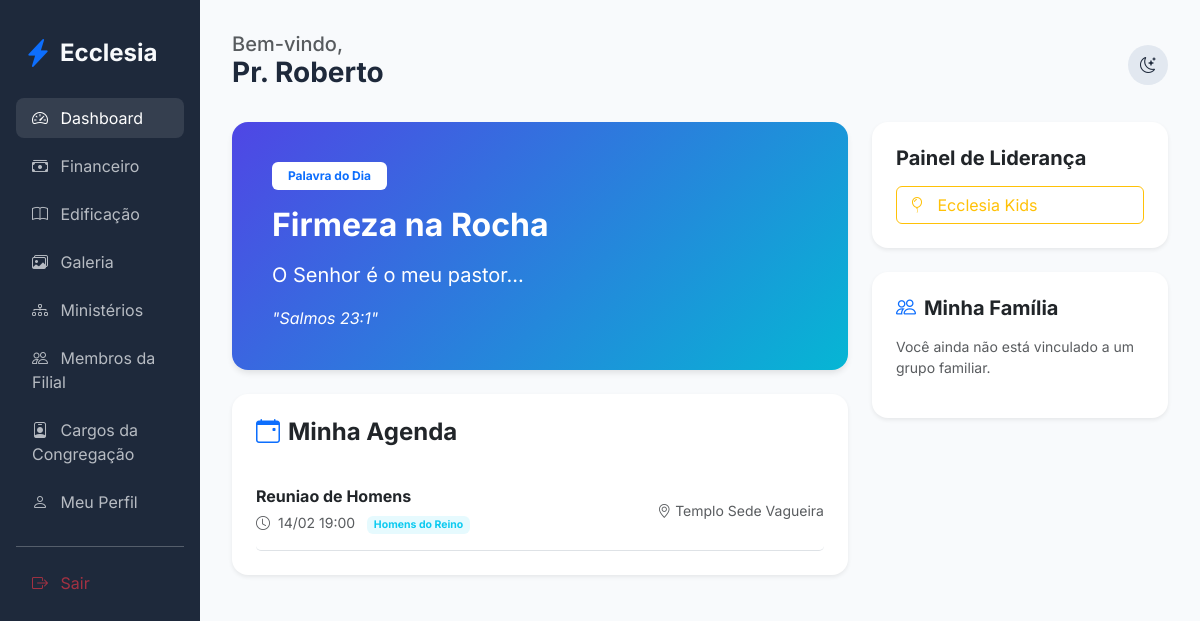
/members/dashboard (signed in), run on an earlier commit of the app's database.
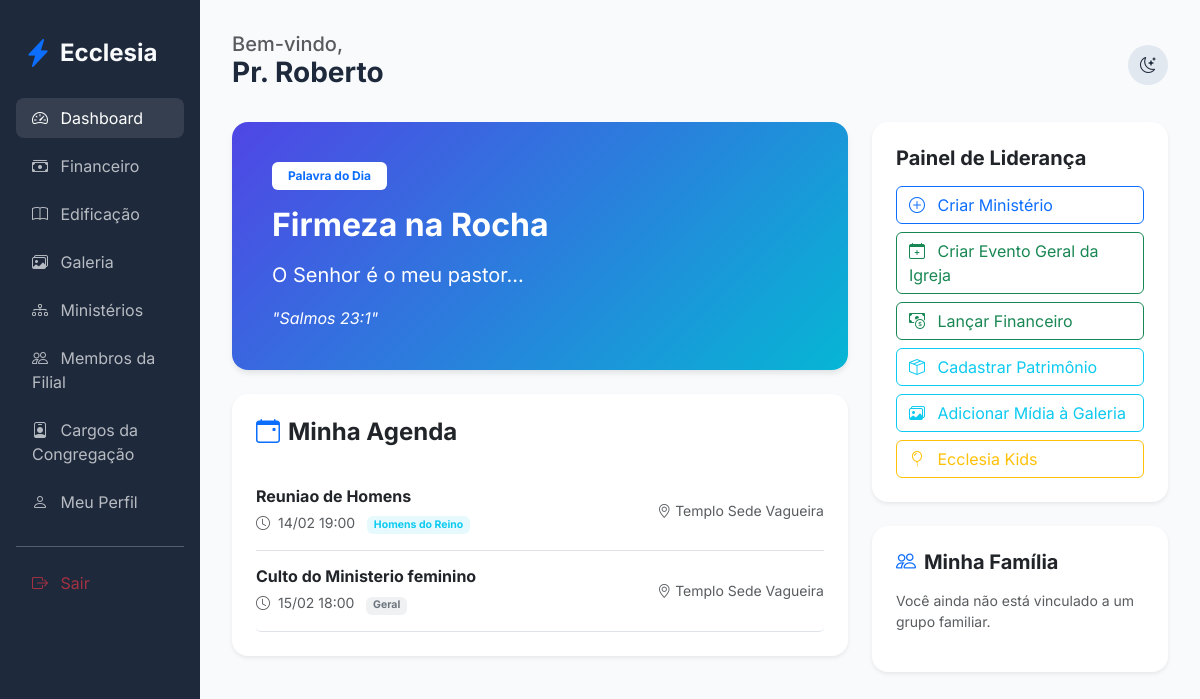
And on a later commit of the database.
### app/core/models.py (models this page shows, shortened)
class User(db.Model, UserMixin):
    id = db.Column(db.Integer, primary_key=True)
    name = db.Column(db.String(100), nullable=False)
    email = db.Column(db.String(120), unique=True, nullable=False)
    password_hash = db.Column(db.String(128))
    birth_date = db.Column(db.Date)
    gender = db.Column(db.String(20))
    documents = db.Column(db.String(200)) # Flexível para diferentes países
    address = db.Column(db.Text)
    phone = db.Column(db.String(50))
    status = db.Column(db.String(20), default='pending') # pending, active, rejected
    is_ministry_leader = db.Column(db.Boolean, default=False)
    church_id = db.Column(db.Integer, db.ForeignKey('church.id'))
    family_id = db.Column(db.Integer, db.ForeignKey('family.id'), nullable=True)
    church_role_id = db.Column(db.Integer, db.ForeignKey('church_role.id'), nullable=True)
    ministries = db.relationship('Ministry', secondary=member_ministries, backref=db.backref('members', lazy='dynamic'))
    can_manage_ministries = db.Column(db.Boolean, default=False)
    can_manage_media = db.Column(db.Boolean, default=False)
    can_publish_devotionals = db.Column(db.Boolean, default=False)
    can_approve_members = db.Column(db.Boolean, default=False)
    can_manage_finance = db.Column(db.Boolean, default=False)
    can_manage_kids = db.Column(db.Boolean, default=False)
    can_manage_events = db.Column(db.Boolean, default=False)  # para eventos gerais

class Devotional(db.Model):
    id = db.Column(db.Integer, primary_key=True)
    title = db.Column(db.String(200))
    content = db.Column(db.Text, nullable=False)
    verse = db.Column(db.String(200))
    date = db.Column(db.Date, default=datetime.utcnow().date)

class Event(db.Model):
    id = db.Column(db.Integer, primary_key=True)
    title = db.Column(db.String(100), nullable=False)
    description = db.Column(db.Text)
    start_time = db.Column(db.DateTime, nullable=False)
    location = db.Column(db.String(200))
    ministry_id = db.Column(db.Integer, db.ForeignKey('ministry.id'), nullable=True) # Se nulo, é evento geral da igreja
    church_id = db.Column(db.Integer, db.ForeignKey('church.id'))
    recurrence = db.Column(db.String(20), default='none')  # 'none', 'weekly', 'monthly', 'quarterly'

class Ministry(db.Model):
    id = db.Column(db.Integer, primary_key=True)
    name = db.Column(db.String(100), nullable=False)
    description = db.Column(db.Text)
    church_id = db.Column(db.Integer, db.ForeignKey('church.id'))
    leader_id = db.Column(db.Integer, db.ForeignKey('user.id'), nullable=True)
    events = db.relationship('Event', backref='ministry', lazy=True)
    leader = db.relationship('User', foreign_keys=[leader_id])

### app/modules/members/routes.py (the view)
@members_bp.route('/dashboard')
@login_required
def dashboard():
    latest_devotional = Devotional.query.order_by(Devotional.date.desc()).first()
    recent_studies = Study.query.order_by(Study.created_at.desc()).limit(3).all()
    ministry_ids = [m.id for m in current_user.ministries]
    personal_agenda = Event.query.filter(
        (Event.church_id == current_user.church_id) &
        ((Event.ministry_id == None) | (Event.ministry_id.in_(ministry_ids)))
    ).order_by(Event.start_time.asc()).all()
    pending_members = []
    if can_manage_members():
        pending_members = User.query.filter_by(
            church_id=current_user.church_id, status='pending'
        ).all()
    return render_template(
        'members/dashboard.html',
        devotional=latest_devotional,
        studies=recent_studies,
        agenda=personal_agenda,
        pending_members=pending_members,
        datetime=datetime
    )

### app/modules/members/routes.py (called while the page is built)
def can_manage_members():
    return current_user.can_approve_members or (
        current_user.church_role and current_user.church_role.name in ['Administrador Global', 'Pastor Líder']
    )

### app/templates/members/dashboard.html (shortened to what this page needs)
{% extends "base.html" %}
{% block content %}
<div class="row g-4">
    <div class="col-lg-8">
        <div class="card devotional-card border-0 p-4 mb-4">
            <div class="card-body">
                <span class="badge bg-white text-primary px-3 py-2 mb-3">Palavra do Dia</span>
                {% if devotional and devotional.date == datetime.utcnow().date() %}
                    <h2 class="fw-bold mb-3">{{ devotional.title }}</h2>
                    <p class="fs-5 opacity-90">{{ devotional.content | safe }}</p>
                    {% if devotional.verse %}
                    <p class="fst-italic mt-3 mb-0">"{{ devotional.verse }}"</p>
                    {% endif %}
                {% endif %}
            </div>
        </div>
        <div class="card border-0 shadow-sm p-4">
            <h4 class="fw-bold mb-4"><i class="bi bi-calendar-event me-2 text-primary"></i>Minha Agenda</h4>
            <div class="list-group list-group-flush">
                {% for event in agenda %}
                <div class="list-group-item px-0 py-3 border-0 border-bottom">
                    <div class="d-flex justify-content-between align-items-center">
                        <div>
                            <h6 class="fw-bold mb-1">{{ event.title }}</h6>
                            <small class="text-muted">
                                <i class="bi bi-clock me-1"></i> {{ event.start_time.strftime('%d/%m %H:%M') }}
                                {% if event.ministry %}
                                <span class="badge bg-info bg-opacity-10 text-info ms-2">{{ event.ministry.name }}</span>
                                {% else %}
                                <span class="badge bg-secondary bg-opacity-10 text-secondary ms-2">Geral</span>
                                {% endif %}
                            </small>
                        </div>
                        <div class="text-end">
                            <small class="d-block text-muted"><i class="bi bi-geo-alt"></i> {{ event.location }}</small>
                        </div>
                    </div>
                </div>
                {% else %}
                <p class="text-muted">Nenhum evento agendado para você.</p>
                {% endfor %}
            </div>
        </div>
    </div>
    <div class="col-lg-4">
        <div class="card border-0 shadow-sm p-4 mb-4">
            <h5 class="fw-bold mb-3">Painel de Liderança</h5>
            <div class="d-grid gap-2">
                {% if current_user.can_manage_ministries %}
                <a href="{{ url_for('members.add_ministry') }}" class="btn btn-outline-primary text-start">
                    <i class="bi bi-plus-circle me-2"></i> Criar Ministério
                </a>
                {% endif %}
                {% if current_user.can_manage_events or current_user.can_manage_ministries %}
                <a href="{{ url_for('members.add_general_event') }}" class="btn btn-outline-success text-start">
                    <i class="bi bi-calendar-plus me-2"></i> Criar Evento Geral da Igreja
                </a>
                {% endif %}
                {% if current_user.can_manage_finance %}
                <a href="{{ url_for('finance.add_transaction') }}" class="btn btn-outline-success text-start">
                    <i class="bi bi-cash-coin me-2"></i> Lançar Financeiro
                </a>
                <a href="{{ url_for('finance.add_asset') }}" class="btn btn-outline-info text-start">
                    <i class="bi bi-box-seam me-2"></i> Cadastrar Patrimônio
                </a>
                {% endif %}
                {% if current_user.can_manage_media %}
                <a href="{{ url_for('edification.upload_media') }}" class="btn btn-outline-info text-start">
                    <i class="bi bi-images me-2"></i> Adicionar Mídia à Galeria
                </a>
                {% endif %}
                <a href="{{ url_for('edification.kids') }}" class="btn btn-outline-warning text-start">
                    <i class="bi bi-balloon me-2"></i> Ecclesia Kids
                </a>
            </div>
        </div>
        <div class="card border-0 shadow-sm p-4">
            <h5 class="fw-bold mb-3"><i class="bi bi-people me-2 text-primary"></i>Minha Família</h5>
            {% if current_user.family_group %}
                <p class="text-muted small mb-3">Grupo: <strong>{{ current_user.family_group.name }}</strong></p>
                <div class="list-group list-group-flush">
                    {% for member in current_user.family_group.users %}
                    <div class="list-group-item px-0 py-2 border-0 small">
                        <i class="bi bi-person-circle me-2"></i> {{ member.name }}
                        {% if member.id == current_user.id %}<span class="badge bg-light text-dark ms-1">Você</span>{% endif %}
                    </div>
                    {% endfor %}
                </div>
            {% else %}
                <p class="text-muted small">Você ainda não está vinculado a um grupo familiar.</p>
            {% endif %}
        </div>
    </div>
</div>
{% endblock %}

### app/templates/base.html (shortened to what this page needs)
<!DOCTYPE html>
<html lang="pt-BR">
<head>
    <link href="https://cdn.jsdelivr.net/npm/bootstrap@5.3.0/dist/css/bootstrap.min.css" rel="stylesheet">
    <link href="https://cdn.jsdelivr.net/npm/bootstrap-icons@1.10.0/font/bootstrap-icons.css" rel="stylesheet">
    <link rel="stylesheet" href="{{ url_for('static', filename='css/premium.css') }}">
</head>
<body>
    <div class="container-fluid">
        <div class="row">
            {% if current_user.is_authenticated %}
            <div class="col-md-3 col-lg-2 sidebar d-none d-md-block">
                <div class="d-flex align-items-center mb-4 px-2">
                    <i class="bi bi-lightning-charge-fill text-primary fs-3 me-2"></i>
                    <h4 class="mb-0 fw-bold">Ecclesia</h4>
                </div>
                <nav class="nav flex-column">
                    <a class="nav-link {{ 'active' if request.endpoint == 'members.dashboard' }}" href="{{ url_for('members.dashboard') }}">
                        <i class="bi bi-speedometer2 me-2"></i> Dashboard
                    </a>
                    <a class="nav-link {{ 'active' if 'finance' in request.endpoint }}" href="{{ url_for('finance.dashboard') }}">
                        <i class="bi bi-cash-stack me-2"></i> Financeiro
                    </a>
                    <a class="nav-link {{ 'active' if 'edification' in request.endpoint }}" href="{{ url_for('edification.studies') }}">
                        <i class="bi bi-book me-2"></i> Edificação
                    </a>
                    <a class="nav-link {{ 'active' if 'gallery' in request.endpoint }}" href="{{ url_for('edification.gallery') }}">
                        <i class="bi bi-images me-2"></i> Galeria
                    </a>
                    <a class="nav-link {{ 'active' if 'ministries' in request.endpoint }}" href="{{ url_for('members.list_ministries') }}">
                        <i class="bi bi-diagram-3 me-2"></i> Ministérios
                    </a>
                    {% if current_user.can_approve_members or (current_user.church_role and current_user.church_role.name in ['Administrador Global', 'Pastor Líder']) %}
                    <a class="nav-link {{ 'active' if 'church_members' in request.endpoint }}" href="{{ url_for('members.church_members') }}">
                        <i class="bi bi-people me-2"></i> Membros da Filial
                    </a>
                    {% endif %}
                    {% if current_user.can_approve_members or (current_user.church_role and current_user.church_role.name in ['Administrador Global', 'Pastor Líder']) %}
                    <a class="nav-link {{ 'active' if 'roles' in request.endpoint }}" href="{{ url_for('admin.list_roles') }}">
                        <i class="bi bi-person-badge me-2"></i> Cargos da Congregação
                    </a>
                    {% endif %}
                    <a class="nav-link" href="{{ url_for('members.profile') }}">
                        <i class="bi bi-person me-2"></i> Meu Perfil
                    </a>
                    <hr class="my-3 opacity-25">
                    <a class="nav-link text-danger" href="{{ url_for('auth.logout') }}">
                        <i class="bi bi-box-arrow-right me-2"></i> Sair
                    </a>
                </nav>
            </div>
            {% endif %}
            <div class="col-md-9 col-lg-10 main-content {{ 'mx-auto' if not current_user.is_authenticated }}">
                <header class="d-flex justify-content-between align-items-center mb-4">
                    <div>
                        {% if current_user.is_authenticated %}
                        <h5 class="text-muted mb-0">Bem-vindo,</h5>
                        <h3 class="fw-bold">{{ current_user.name }}</h3>
                        {% endif %}
                    </div>
                    <div class="d-flex align-items-center gap-3">
                        <div class="theme-toggle" onclick="toggleTheme()">
                            <i class="bi bi-moon-stars" id="theme-icon"></i>
                        </div>
                    </div>
                </header>
                {% block content %}{% endblock %}
            </div>
        </div>
    </div>
</body>
</html>

### app/static/css/premium.css (style rules this page uses)
:root { --primary: #4f46e5; --primary-hover: #4338ca; --secondary: #64748b; --success: #10b981; --danger: #ef4444; --warning: #f59e0b; --info: #06b6d4; --bg-main: #f8fafc; --bg-card: #ffffff; --text-main: #1e293b; --text-muted: #64748b; --border: #e2e8f0; --sidebar-bg: #1e293b; --sidebar-text: #f8fafc; --input-bg: #ffffff; }
body { font-family: 'Inter', sans-serif; background-color: var(--bg-main); color: var(--text-main); transition: all 0.3s ease; }
.sidebar { background-color: var(--sidebar-bg); color: var(--sidebar-text); min-height: 100vh; padding: 2rem 1rem; }
.nav-link { color: var(--sidebar-text); opacity: 0.7; transition: all 0.2s; border-radius: 0.5rem; margin-bottom: 0.5rem; }
.nav-link:hover, .nav-link.active { opacity: 1; background-color: rgba(255,255,255,0.1); color: white; }
.main-content { padding: 2rem; }
.card { background-color: var(--bg-card); border: 1px solid var(--border); border-radius: 1rem; box-shadow: 0 4px 6px -1px rgb(0 0 0 / 0.1); transition: transform 0.2s; }
.devotional-card { background: linear-gradient(135deg, var(--primary), var(--info)); color: white; }
.theme-toggle { cursor: pointer; padding: 0.5rem; border-radius: 50%; background: var(--border); display: flex; align-items: center; justify-content: center; width: 40px; height: 40px; }

What changed in the data, as far as the page shows it:
changed User "Pr. Roberto": can_manage_ministries False → True (drawn); can_manage_events False → True (drawn); can_manage_finance False → True (drawn); can_manage_media False → True (drawn)
added Event: title "Culto do Ministerio feminino", start_time "15/02 18:00", shows "Geral", location "Templo Sede Vagueira"
Also different on the page:
text now shown: "Criar Ministério Criar Evento Geral da Igreja Lançar Financeiro Cadastrar Patrimônio Adicionar Mídia à Galeria"
